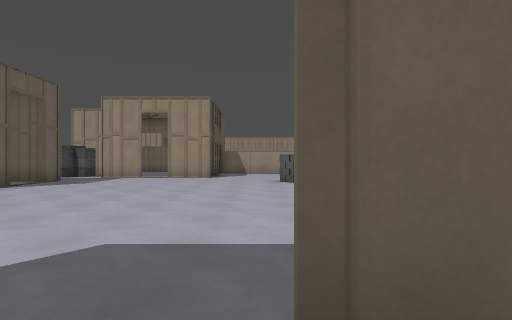
view 1 (above)

24 first-person views from a walk through a level from a Godot 3-D game. The camera is 1.3 m above the floor, looks level and sees 80° across. The floor is counted in squares, 2 m on a side. Each view is taken from the middle of a square. On the plan, view 1 faces up. The plan holds only what a view shows up to about 10 squares ahead; the rest is blank. The place goes on beyond the plan.

view 2
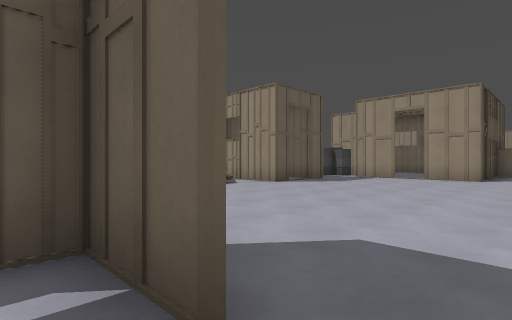

view 3
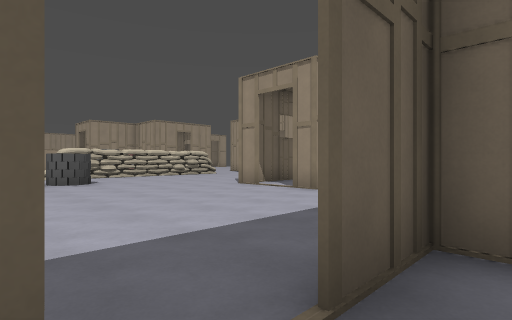

view 4
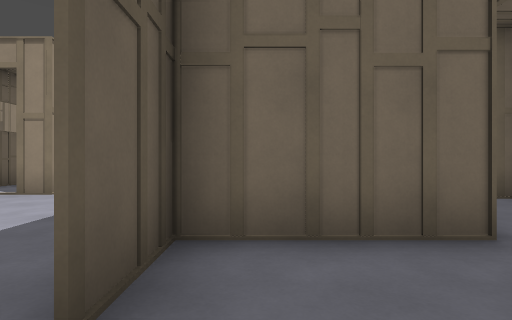

view 5
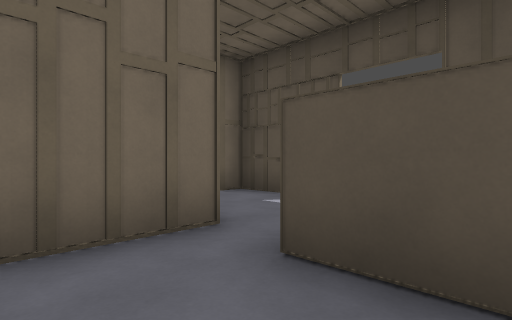

view 6
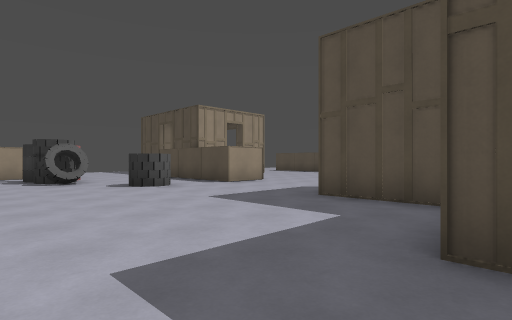

view 7
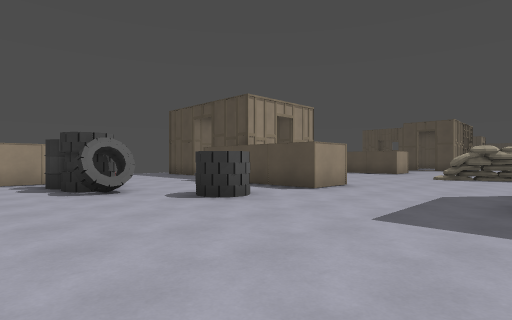

view 8
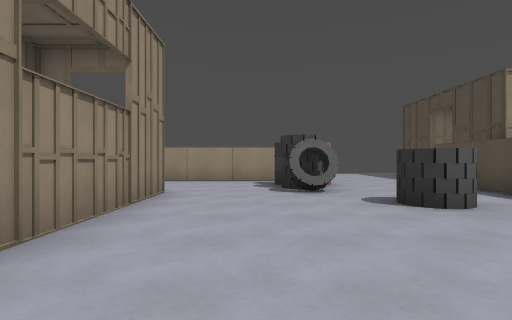

view 9
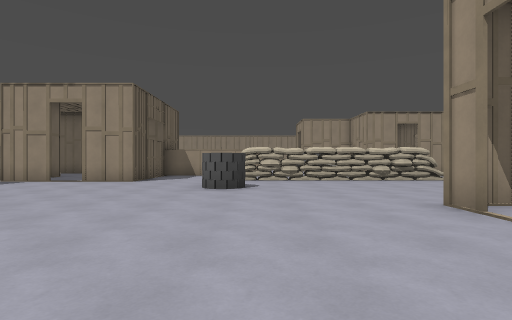

view 10
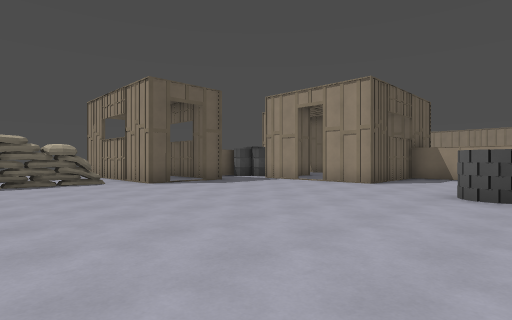

view 11
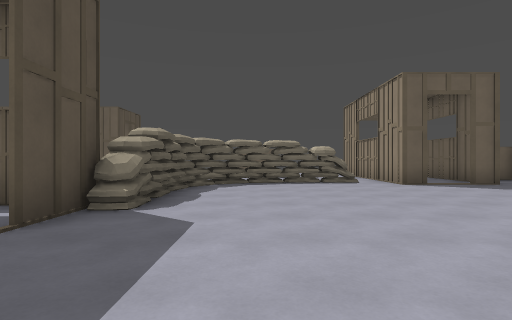

view 12
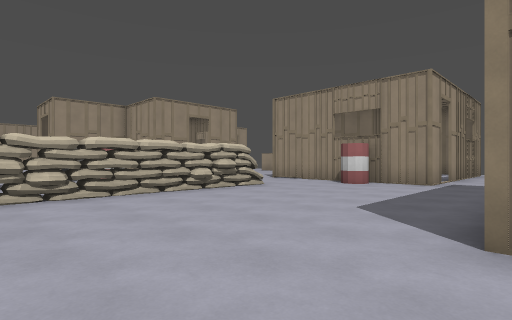

view 13
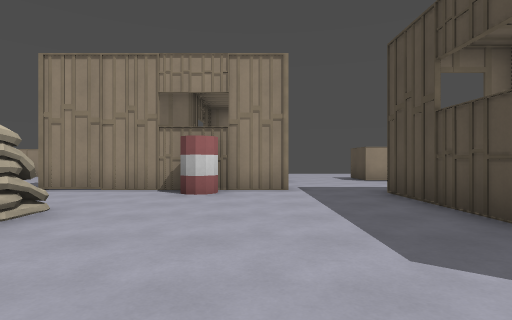

view 14
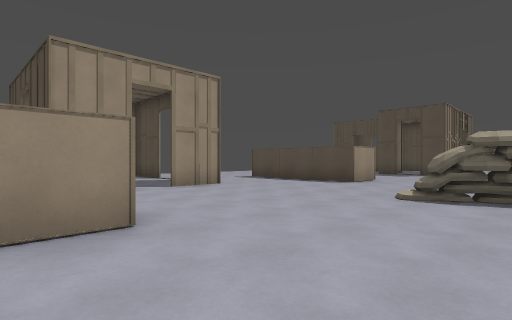

view 15
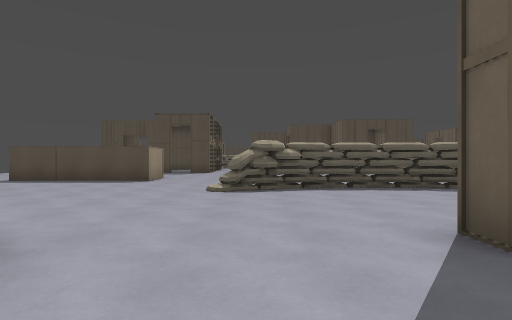

view 16
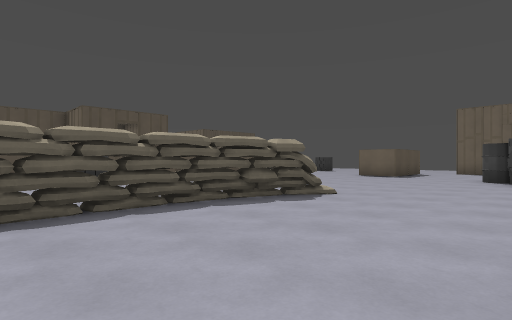

view 17
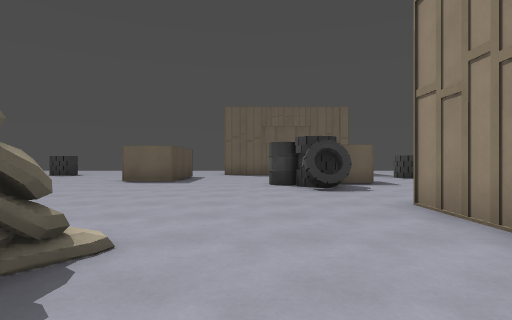

view 18
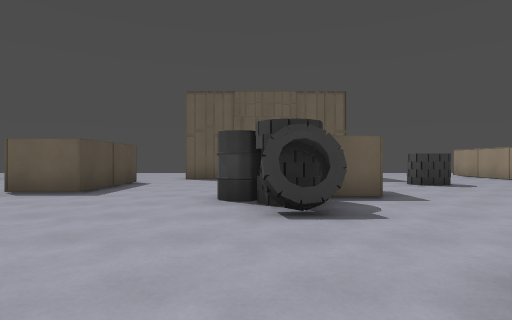

view 19
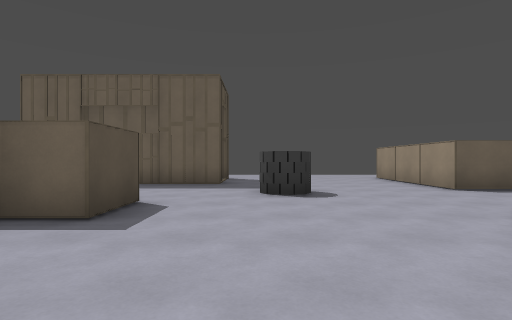

view 20
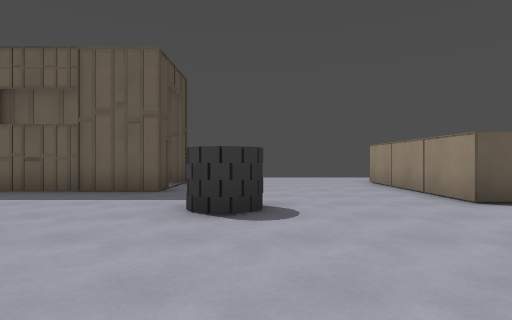

view 21
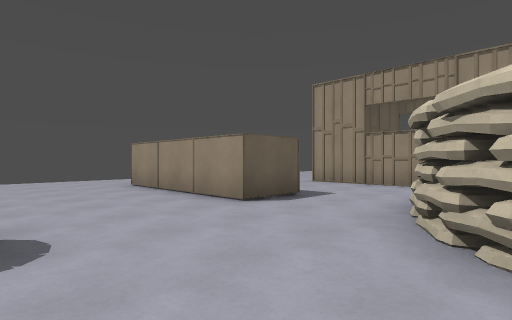

view 22
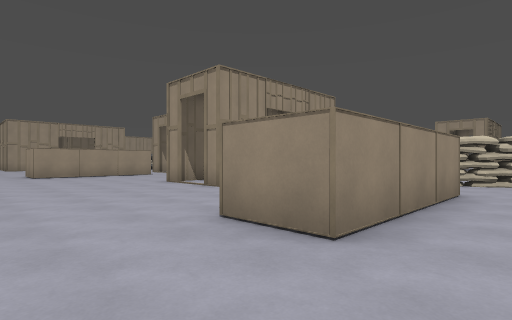

view 23
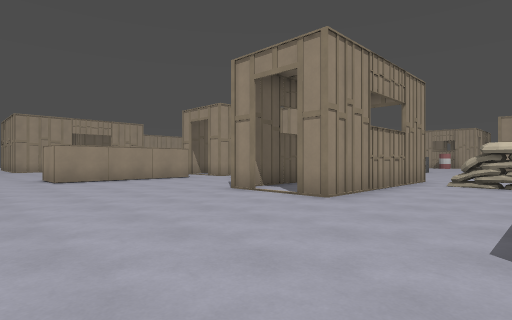

view 24
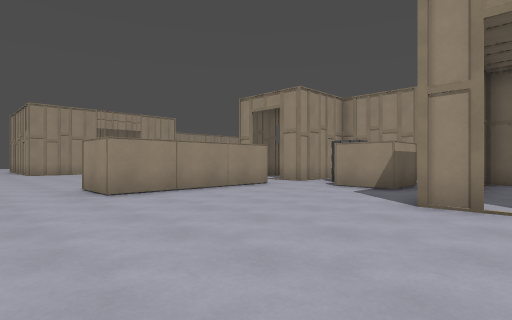

### Floor plan
Key: @ floor where view 1 was taken; # wall or solid block; x gap in a wall; . floor; = window, fence, low wall or low ledge.
Columns run from 16 left of view 1 to 14 right of it. Each row starts with its distance up from view 1.
 20  ..
 19  ...
 18  ...
 17  ..                  ##
 16  ..
 15  .#            ##
 14  .#####.#     ##.
 13 ........#     #..        ..#
 12 .......##     #.. #######..#
 11 .......## ##.##.. .........#
 10 ..........................##
  9 .....#####.......#.........#
  8 .......  ....................##
  7 .....#####.....................
  6 .........x...........######....
  5 .........#.............      .#
  4 .........#...........######...#
  3 ...####..#....................#
  2 .........=#...................#
  1 ..........#####xx##........##.#
  0 ............  #.@.#......... .
 -1   .....#..... #...#......#.....
 -2    ...........###.###..........
 -3   #xx#.......    .......####
 -4   #  #...#....    ......#
 -5      #.. ###..##   ##......
 -6      #    ##.................
 -7       ......................#
 -8       ......................#
 -9       ..........#######......
-10        ###.....       ........
-11          #....         .......
-12          ...            ..####

Where each view was taken, in squares from view 1:
view 1: 0 up, 0 right, facing up
view 2: 0 up, 0 right, facing up-left
view 3: 0 up, 1 left, facing up-right
view 4: 0 up, 1 left, facing right
view 5: 0 up, 1 left, facing down-right
view 6: 3 up, 1 right, facing down-right
view 7: 3 up, 4 right, facing down-right
view 8: 2 up, 4 right, facing right
view 9: 2 up, 2 right, facing up
view 10: 3 up, 2 right, facing up-left
view 11: 3 up, 2 right, facing left
view 12: 6 up, 2 right, facing up-right
view 13: 9 up, 4 right, facing right
view 14: 3 down, 5 right, facing down-right
view 15: 2 down, 6 right, facing down
view 16: 5 down, 5 right, facing down-left
view 17: 7 down, 2 right, facing left
view 18: 6 down, 1 left, facing left
view 19: 2 down, 3 left, facing left
view 20: 1 down, 5 left, facing left
view 21: 1 down, 6 left, facing up-left
view 22: 1 up, 16 left, facing up-right
view 23: 4 up, 16 left, facing up-right
view 24: 8 up, 16 left, facing up-right
